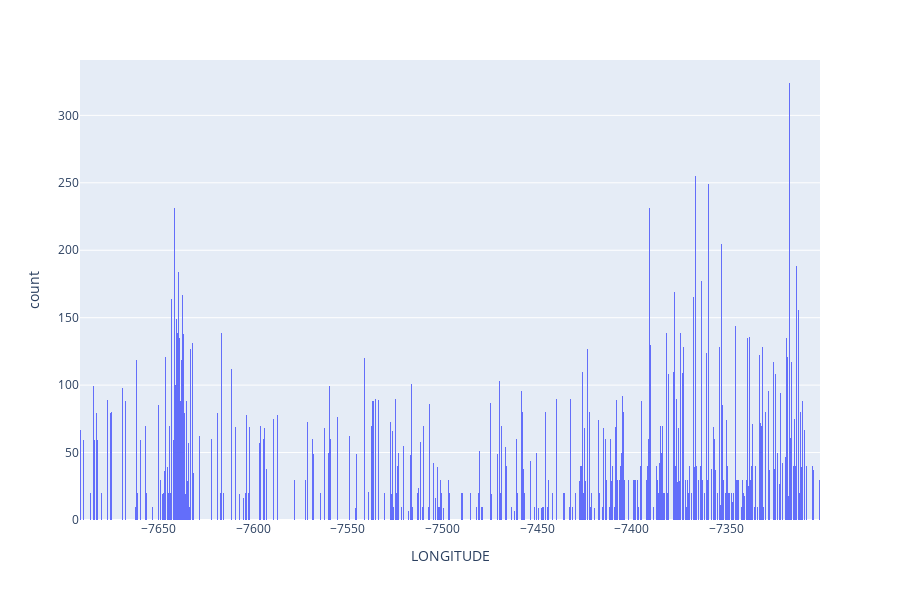

Source (notebook cell):
### Code cell
hist_long = px.histogram(trainset, "LONGITUDE", nbins = 933)
hist_long.show()

### Figure 1 — Plotly figure (JSON) as saved in the notebook; plotly's stock layout.template omitted (floating-point values rounded to 4 significant figures; data arrays with more than 128 entries replaced by an {"elided": "..."} marker saying what was removed)
{"data": [{"alignmentgroup": "True", "bingroup": "x", "hoverlabel": {"namelength": 0}, "hovertemplate": "LONGITUDE=%{x}<br>count=%{y}", "legendgroup": "", "marker": {"color": "#636efa"}, "name": "", "nbinsx": 933, "offsetgroup": "", "orientation": "v", "showlegend": false, "type": "histogram", "x": {"elided": "19937 float values"}, "xaxis": "x", "yaxis": "y"}], "layout": {"barmode": "relative", "height": 600, "legend": {"tracegroupgap": 0}, "margin": {"t": 60}, "xaxis": {"anchor": "y", "domain": [0, 1], "title": {"text": "LONGITUDE"}}, "yaxis": {"anchor": "x", "domain": [0, 1], "title": {"text": "count"}}}}
